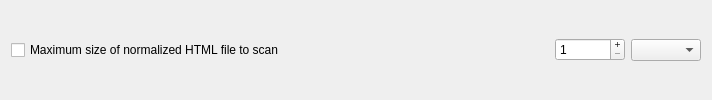
            <widget class="QFrame" name="limitFrame_8">
             <property name="minimumSize">
              <size>
               <width>0</width>
               <height>0</height>
              </size>
             </property>
             <property name="frameShape">
              <enum>QFrame::NoFrame</enum>
             </property>
             <property name="frameShadow">
              <enum>QFrame::Raised</enum>
             </property>
             <layout class="QHBoxLayout" name="horizontalLayout_19">
              <property name="topMargin">
               <number>2</number>
              </property>
              <property name="bottomMargin">
               <number>2</number>
              </property>
              <item>
               <widget class="QCheckBox" name="pwmaxSizeOfNormalizedHTMLFileCheckBox">
                <property name="text">
                 <string>Maximum size of normalized HTML file to scan</string>
                </property>
               </widget>
              </item>
              <item>
               <spacer name="horizontalSpacer_12">
                <property name="orientation">
                 <enum>Qt::Horizontal</enum>
                </property>
                <property name="sizeHint" stdset="0">
                 <size>
                  <width>264</width>
                  <height>20</height>
                 </size>
                </property>
               </spacer>
              </item>
              <item>
               <widget class="QSpinBox" name="pwmaxSizeOfNormalizedHTMLFileSpinBox">
                <property name="minimumSize">
                 <size>
                  <width>70</width>
                  <height>0</height>
                 </size>
                </property>
                <property name="buttonSymbols">
                 <enum>QAbstractSpinBox::PlusMinus</enum>
                </property>
                <property name="minimum">
                 <number>1</number>
                </property>
                <property name="maximum">
                 <number>999</number>
                </property>
               </widget>
              </item>
              <item>
               <widget class="QComboBox" name="pwmaxSizeOfNormalizedHTMLFileComboBox">
                <property name="minimumSize">
                 <size>
                  <width>70</width>
                  <height>0</height>
                 </size>
                </property>
                <item>
                 <property name="text">
                  <string/>
                 </property>
                </item>
                <item>
                 <property name="text">
                  <string>K</string>
                 </property>
                </item>
                <item>
                 <property name="text">
                  <string>M</string>
                 </property>
                </item>
               </widget>
              </item>
             </layout>
            </widget>
